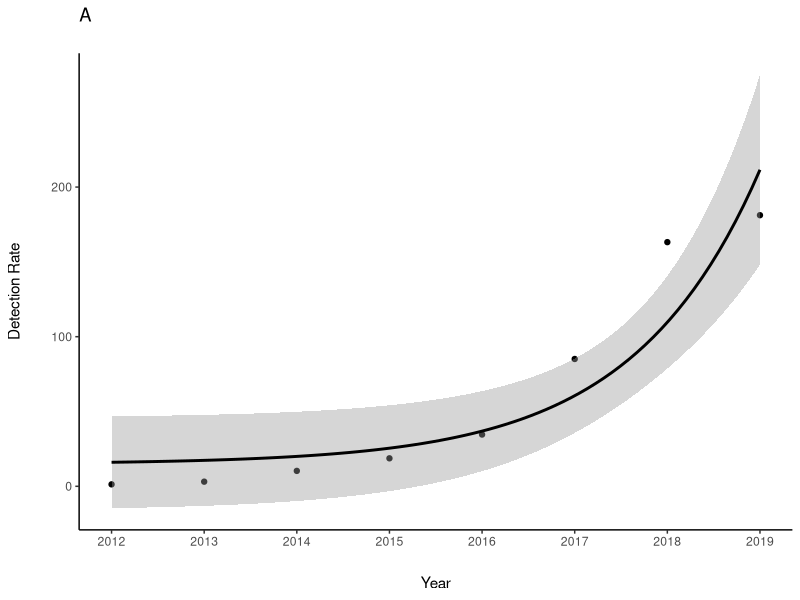
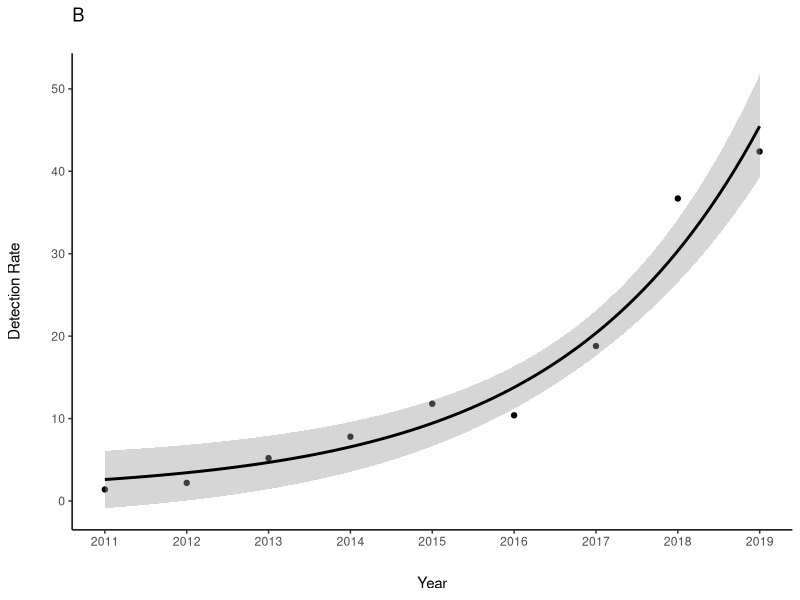
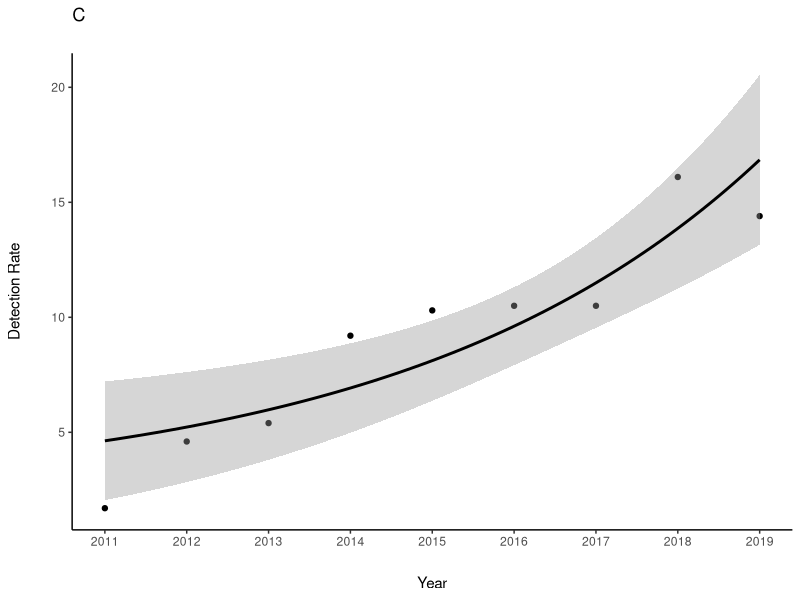
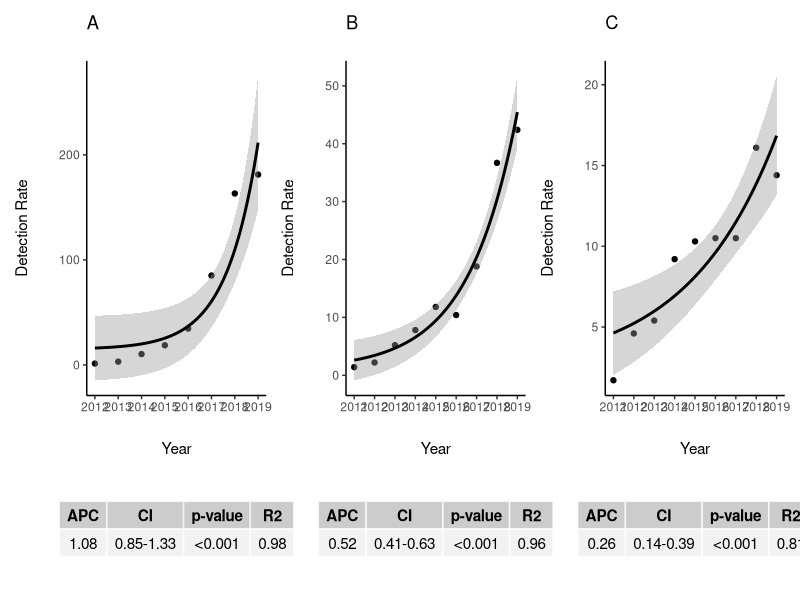

These charts were generated, in order, by the following R code:
# requiring librarys ------------------------------------------------------
library(tidyverse)
library(patchwork)
library(gridExtra)
theme_set(theme_classic())
layout = "
AAAAA
AAAAA
AAAAA
##B##"
options(scipen = 999)

# Acquired Syphilis -------------------------------------------------------

# Building up syphilis's dataset based on http://indicadoressifilis.aids.gov.br

as <- data.frame(read.csv("l_sajf.csv"))
asf <- data.frame(year = as$year[-1], rate = as$rate[-1])

# fitting data in a log linear model 

yearspos_as <- 1:8 #years counted 2012~2019 because 2011 value is 0 
lmexp_as <- lm(log(asf$rate)~yearspos_as) #starting in 2011
aas <- exp(as.numeric(lmexp_as$coefficients[2])) #value of 'a' coefficient
bas <- exp(as.numeric(lmexp_as$coefficients[1])) #valeu of 'b' coefficient

r2as <- summary(lmexp_as)$r.squared # value of R2 
# p-value of the AAPC
p_value_as <- summary(lmexp_as)$coefficients[2,4]

## plotting the exponential regression

RE_1 <- ggplot(asf, aes(x = yearspos_as, y = rate)) +
  geom_point() +
  geom_smooth (method = "lm", 
               formula = y ~ I((bas*aas^x)),
               color = "black") + #fitting curve in a regular exponential function
  ylab("Detection Rate") +
  xlab("Year") +
  scale_x_continuous(
    breaks = c(1,2,3,4,5,6,7,8),
    labels = c("2012","2013","2014","2015","2016","2017","2018","2019")) +
  theme(
    axis.title.y = element_text(margin = margin(t = 0, r = 20, b = 0, l = 0)),
    axis.title.x = element_text(margin = margin(t = 20, r = 0, b = 0, l = 0)),
    plot.title = element_text(hjust = 0, 
                              margin = margin(t = 0, r = 0, b = 20, l = 0))) +
  ggtitle('A')
#saving plot
ggsave("acquired_syphilis.png", dpi = 300 )

# Yearly estimate change rate of acquired syphilis 

p2.5as <- exp(confint(lmexp_as)[2,1]) - 1  # 2.5% percentile of CI 95%
p50as <- aas -  1                         # estimate
p97.5as <- exp(confint(lmexp_as)[2,2]) - 1 # 97.5% percentile of CI 95%

IC_as <- tibble(APC = round(p50as,2),
                CI = paste0(round(p2.5as,2),"-",round(p97.5as,2)),
                "p-value" = ("<0.001"),
                R2 = round(r2as,2))


# Syphilis in pregnant women ----------------------------------------------

# Building up syphilis's dataset based on http://indicadoressifilis.aids.gov.br

sgf <- data.frame(read.csv("l_sgjf.csv"))

# fitting data in a log linear model 

yearspos_sg <- 1:9 #years counted 2011~2019 
lmexp_sg <- lm(log(sgf$rate)~yearspos_sg)
asg <- exp(as.numeric(lmexp_sg$coefficients[2])) #value of 'a' coefficient
bsg <- exp(as.numeric(lmexp_sg$coefficients[1])) #valeu of 'b' coefficient

r2sg <- summary(lmexp_sg)$r.squared # value of R2 
# p-value of the AAPC
p_value_sg <- summary(lmexp_sg)$coefficients[2,4]


## plotting the exponential regression

RE_2 <- ggplot(sgf, aes(x = yearspos_sg, y = rate)) +
  geom_point() +
  geom_smooth (method = "lm", 
               formula = y ~ I((bsg*asg^x)),
               color = "black") +  #fitting curve in a regular exponential function
  ylab("Detection Rate") +
  xlab("Year") +
  scale_x_continuous(
    breaks = c(1,2,3,4,5,6,7,8,9),
    labels = c("2011","2012","2013","2014",
               "2015","2016","2017","2018","2019")) +
  theme(
    axis.title.y = element_text(margin = margin(t = 0, r = 20, b = 0, l = 0)),
    axis.title.x = element_text(margin = margin(t = 20, r = 0, b = 0, l = 0)),
    plot.title = element_text(hjust = 0, 
                              margin = margin(t = 0, r = 0, b = 20, l = 0))) +
  ggtitle('B')

# Saving plot
ggsave("pregnant_syphilis.tiff",dpi = 600)

# Yearly estimate change rate of syphilis in pregnant women

p2.5sg <- exp(confint(lmexp_sg)[2,1]) - 1  # 2.5% percentile of CI 95%
p50sg <- asg -  1                         # estimate 
p97.5sg <- exp(confint(lmexp_sg)[2,2]) - 1 # 97.5% percentile of CI 95%

IC_sg <- tibble(APC = round(p50sg,2),
                CI = paste0(round(p2.5sg,2),"-",round(p97.5sg,2)),
                "p-value" = ("<0.001"),
                R2 = round(r2sg,2))

# Congenital Syphilis  ----------------------------------------------------

# Building up syphilis's dataset based on http://indicadoressifilis.aids.gov.br

scf <- data.frame(read.csv("l_scjf.csv"))

# fitting data in a log linear model 

yearspos_sc <- 1:9 #years counted 2011~2019 
lmexp_sc <- lm(log(scf$rate)~yearspos_sc)
asc <- exp(as.numeric(lmexp_sc$coefficients[2])) #value of 'a' coefficient
bsc <- exp(as.numeric(lmexp_sc$coefficients[1])) #valeu of 'b' coefficient
lmexp_sc %>% summary
r2sc <- summary(lmexp_sc)$r.squared # value of R2 
# p-value of the AAPC
p_value_sc <- summary(lmexp_sc)$coefficients[2,4]


## plotting the exponential regression

RE_3 <- ggplot(scf, aes(x = yearspos_sc, y = rate)) +
  geom_point() +
  geom_smooth (method = "lm", 
               formula = y ~ I((bsc*asc^x)),
               color = "black") + #fitting curve in a regular exponential function
  ylab("Detection Rate") +
  xlab("Year") +
  scale_x_continuous(
    breaks = c(1,2,3,4,5,6,7,8,9),
    labels = c("2011","2012","2013","2014",
               "2015","2016","2017","2018","2019")) +
  theme(
    axis.title.y = element_text(margin = margin(t = 0, r = 20, b = 0, l = 0)),
    axis.title.x = element_text(margin = margin(t = 20, r = 0, b = 0, l = 0)),
    plot.title = element_text(hjust = 0, 
                              margin = margin(t = 0, r = 0, b = 20, l = 0))) +
  ggtitle('C') 
# Saving plot
ggsave("congenital_syphilis.tiff", dpi = 600)

# Yearly estimate change rate of syphilis in pregnant women

p2.5sc <- exp(confint(lmexp_sc)[2,1]) - 1  # 2.5% percentile of CI 95%
p50sc <- asc -  1                         # estimate
p97.5sc <- exp(confint(lmexp_sc)[2,2]) - 1 # 97.5% percentile of CI 95%

IC_sc <- tibble(APC = round(p50sc,2),
                CI = paste0(round(p2.5sc,2),"-",round(p97.5sc,2)),
                "p-value" = ("<0.001"),
                R2 = round(r2sc,2))

# creating plots with table regarding AAPC, CI and R2
A <- RE_1/gridExtra::tableGrob(IC_as,theme = ttheme_default(base_size = 11), 
                               row = NULL) + plot_layout(design = layout)
B <- RE_2/gridExtra::tableGrob(IC_sg,theme = ttheme_default(base_size = 11), 
                               row = NULL) + plot_layout(design = layout)
C <- RE_3/gridExtra::tableGrob(IC_sc,theme = ttheme_default(base_size = 11), 
                               row = NULL) + plot_layout(design = layout)

APC_plot <- A|B|C

ggsave('APC.tiff',
       plot = APC_plot, 
       dpi= 600,
       width = 10.2,
       height = 5.25, 
       units = "in")
